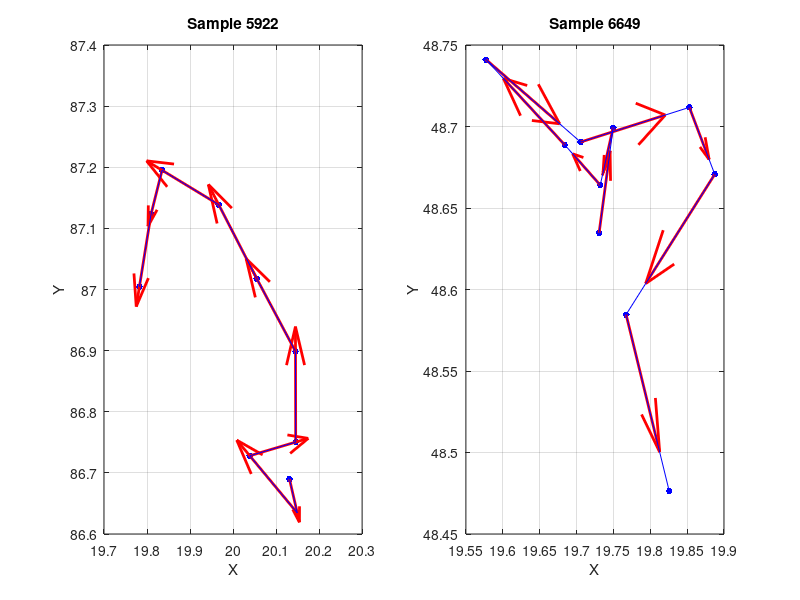

The MATLAB script that drew this image:
% UWB 매개변수 설정
numAnchors = 4;
numTags = 1;

% 앵커 좌표 고정 (2차원)
anchorLoc = [0, 0;
             0, 100;
             100, 0;
             100, 100];

% 데이터 초기화
data_points = 10; % 각 샘플의 데이터 포인트 개수
num_samples = 10000; % 생성할 샘플의 개수
total_data_points = data_points * num_samples;
data = zeros(total_data_points, numAnchors);  % 4개 앵커에서 나오는 TOA 값
loc = zeros(total_data_points, 2);  % 태그의 위치를 저장하기 위한 배열
directions = zeros(total_data_points-1, 2);  % 각 데이터 포인트에서의 방향을 저장하기 위한 배열

for s = 1:num_samples
    % 랜덤한 시작 위치 생성 (2차원)
    start_loc = rand(1, 2) * 100;  % (0,0)에서 (100,100) 사이의 랜덤한 값으로 생성  
    
    % 시작 위치 저장
    loc((s-1)*data_points + 1, :) = start_loc;
    
    % 앵커에서 태그까지의 실제 거리 계산
    actualDistances = sqrt(sum((anchorLoc - start_loc).^2, 2));
    
    % ToA 계산
    ToA = actualDistances / (3*10^8); %physconst('LightSpeed');

    % 데이터 저장
    data((s-1)*data_points + 1, :) = max(abs(ToA), eps);  % TOA 값이 음수가 되지 않도록 수정 (eps는 매우 작은 양수)

    % 속도 설정 (100m/s로 고정)
    velocity = 1.5;

    for i = 2:data_points
        % 시간 간격은 0.1초로 설정
        time_interval = 0.1;

        % 랜덤한 방향 생성 (3차원이므로 z축은 무시)
        direction = randn(1, 3);  % 랜덤한 방향 벡터 생성
        direction = direction / norm(direction);  % 단위 벡터로 정규화
        % 3차원 방향을 2차원으로 변경 (z축 무시)
        direction_2D = direction(1:2);

        % 속도와 방향을 곱하여 이동 거리 계산
        displacement = velocity * direction_2D * time_interval;

        % 새로운 위치 계산
        new_loc = loc((s-1)*data_points + (i-1), :) + displacement;

        % 시작 위치가 (0,0)에서 (100,100) 사이에 있도록 보정
        new_loc = max(min(new_loc, 100), 0);

        % 데이터 저장
        loc((s-1)*data_points + i, :) = new_loc;

        % 앵커에서 태그까지의 실제 거리 계산
        actualDistances = sqrt(sum((anchorLoc - new_loc).^2, 2));

        % ToA 계산
        ToA = actualDistances / (3*10^8); %physconst('LightSpeed');

        % 데이터 저장
        data((s-1)*data_points + i, :) = max(abs(ToA), eps);  % TOA 값이 음수가 되지 않도록 수정 (eps는 매우 작은 양수)
        
        % 방향 저장
        directions((s-1)*data_points + (i-1), :) = direction_2D;
    end
end

% TOA 데이터를 CSV 파일로 저장
csvwrite('TOA_data.csv', data);

% 좌표값 데이터를 CSV 파일로 저장
csvwrite('location_data.csv', loc);

% 2개의 샘플 선택
num_samples_to_plot = 2;
sample_indices = randperm(num_samples, num_samples_to_plot);

% 그래프로 그릴 데이터 초기화
sample_TOA_data = cell(num_samples_to_plot, 1);
sample_location_data = cell(num_samples_to_plot, 1);
sample_direction_data = cell(num_samples_to_plot, 1);

% 선택된 샘플의 데이터 추출
for i = 1:num_samples_to_plot
    sample_TOA_data{i} = data((sample_indices(i)-1)*data_points + 1:sample_indices(i)*data_points, :);
    sample_location_data{i} = loc((sample_indices(i)-1)*data_points + 1:sample_indices(i)*data_points, :);
    sample_direction_data{i} = directions((sample_indices(i)-1)*data_points + 1:sample_indices(i)*data_points, :);
end

% 선택된 샘플의 위치와 방향을 그래프로 그리기
figure;
for i = 1:num_samples_to_plot
    subplot(1, num_samples_to_plot, i);
    plot(sample_location_data{i}(:, 1), sample_location_data{i}(:, 2), 'b.', 'MarkerSize', 15);
    hold on;
    quiver(sample_location_data{i}(:, 1), sample_location_data{i}(:, 2), ...
           sample_direction_data{i}(:, 1), sample_direction_data{i}(:, 2), 'r', 'LineWidth', 2);
    % 각 샘플의 위치를 선으로 연결
    plot(sample_location_data{i}(:, 1), sample_location_data{i}(:, 2), 'b-');
    title(['Sample ', num2str(sample_indices(i))]);
    xlabel('X');
    ylabel('Y');
    grid on;
end